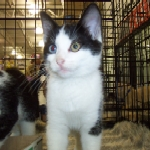
#> input picture dataset/train/cats/1000.jpg, 150 x 150 px; its folder holds only this picture in this run
$ python svm_classifier.py
#> lines starting #> are read from the running program, lines starting #| are printed output that depends on the picture
import os
import cv2
import numpy as np
import matplotlib.pyplot as plt
from skimage.feature import hog
from sklearn.svm import SVC
from sklearn.model_selection import train_test_split
from sklearn.preprocessing import StandardScaler
from sklearn.metrics import accuracy_score, classification_report

# Define dataset paths
train_dir = "dataset/train"

# Image processing parameters
IMG_SIZE = 128  # Increase size for better feature extraction
categories = ["cats", "dogs"]

# Function to extract HOG features
def extract_hog_features(img):
    features, _ = hog(img, pixels_per_cell=(8, 8), cells_per_block=(2, 2), visualize=True)
    return features

# Function to load and preprocess data
def load_data(directory):
#> called with directory = 'dataset/train'
    X, y = [], []
    for label, category in enumerate(categories):
        path = os.path.join(directory, category)
        for img_name in os.listdir(path):
            img_path = os.path.join(path, img_name)
            img = cv2.imread(img_path, cv2.IMREAD_GRAYSCALE)
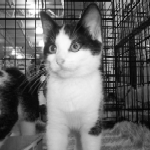
#> img: shape (150, 150); min 3, max 255, mean 105.8
            if img is None:
                continue
            img = cv2.resize(img, (IMG_SIZE, IMG_SIZE))
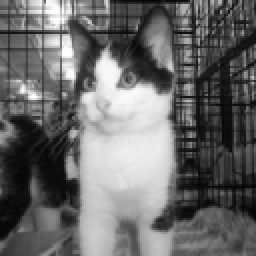
#> img: shape (128, 128) (shown 2 times larger); min 5, max 255, mean 105.7
            features = extract_hog_features(img)  # Extract HOG features
#> in extract_hog_features, `features, _ = hog(img, pixels_per_cell=(8, 8), cells_per_block=(2, 2),..`: features = 8100 values, max 0.503 at index 6128, min 0 at index 262, mean 0.135
            X.append(features)
            y.append(label)
#> pass 2 of the loop in load_data, `for label, category in enumerate(categories):`:
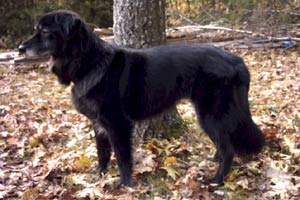
#> input picture dataset/train/dogs/1011.jpg, 300 x 200 px
#> in load_data, `img = cv2.imread(img_path, cv2.IMREAD_GRAYSCALE)`:
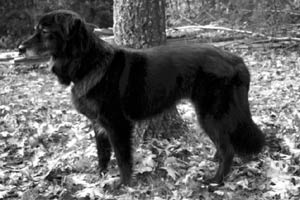
#> img: shape (200, 300); min 0, max 255, mean 98.7
#> in load_data, `img = cv2.resize(img, (IMG_SIZE, IMG_SIZE))`:
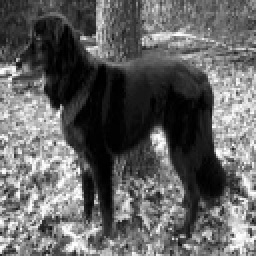
#> img: shape (128, 128) (shown 2 times larger); min 0, max 255, mean 98.6
#> in load_data, `features = extract_hog_features(img)`: features = 8100 values, max 0.49 at index 4164, min 0 at index 194, mean 0.144
    return np.array(X), np.array(y)

# Load training data
X, y = load_data(train_dir)
#> y = [0, 1]

# Normalize features using StandardScaler
scaler = StandardScaler()
X = scaler.fit_transform(X)

# Split into train and test sets
X_train, X_test, y_train, y_test = train_test_split(X, y, test_size=0.2, random_state=42)
#> y_train = [0]; y_test = [1]

# Train SVM model with RBF kernel
svm_model = SVC(kernel="rbf", gamma="scale", C=10)  # C=10 improves margin
#> (the run stopped early here; a loop or call above may not have finished)
